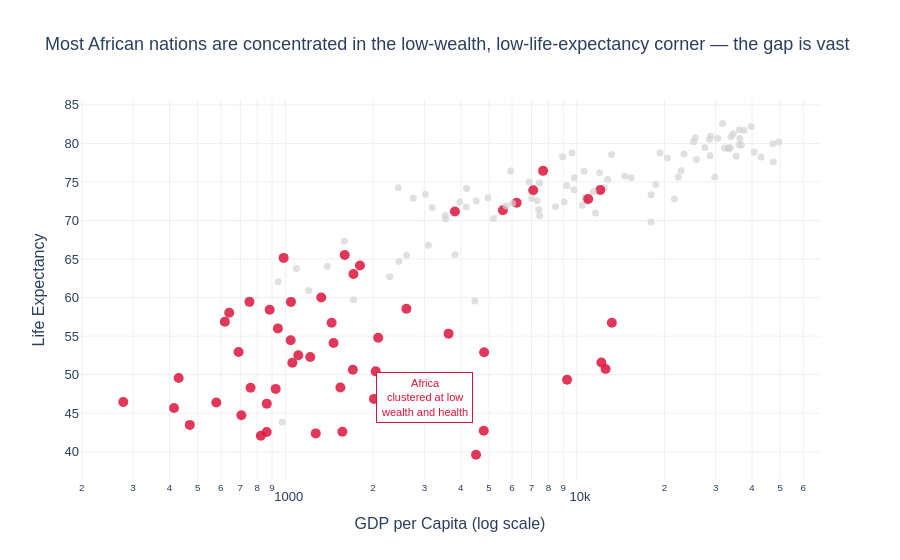

Here is the notebook cell this chart was saved with:
### Markdown cell above
### Example 3 — Grey + highlight on scatter: tell ONE story - The Inequality Story

### Code cell
highlight_continent = 'Africa'
colour_map = {c: ('crimson' if c == highlight_continent else 'lightgrey') for c in df['continent'].unique()}

fig = px.scatter(
    data_frame=df,
    x='gdpPercap', y='lifeExp',
    color='continent',
    color_discrete_map=colour_map,
    hover_name='country',
    hover_data={'continent': False},
    template='plotly_white',
    log_x=True,
    labels={'gdpPercap': 'GDP per Capita (log scale)', 'lifeExp': 'Life Expectancy', },
    title='Most African nations are concentrated in the low-wealth, low-life-expectancy corner — the gap is vast'
)


fig.update_traces(
    selector=dict(name=highlight_continent),
    marker=dict(size=10, opacity=0.85)
)
fig.update_traces(
    selector=lambda t: t.name != highlight_continent,
    marker=dict(size=7, opacity=0.7)
)

fig.add_annotation(
    x=math.log10(3000), y=47,
    text='Africa<br>clustered at low<br>wealth and health',
    showarrow=False,
    font=dict(color='crimson', size=11, family='Arial'),
    bgcolor='white', bordercolor='crimson', borderwidth=1, borderpad=4
)

fig.update_layout(
    font=dict(family='Arial', size=13),
    showlegend=False,
    height=500
)

fig.show()

### Figure 1 — Plotly figure (JSON) as saved in the notebook; plotly's stock layout.template omitted (floating-point values rounded to 4 significant figures)
{"data": [{"customdata": [["Asia"], ["Asia"], ["Asia"], ["Asia"], ["Asia"], ["Asia"], ["Asia"], ["Asia"], ["Asia"], ["Asia"], ["Asia"], ["Asia"], ["Asia"], ["Asia"], ["Asia"], ["Asia"], ["Asia"], ["Asia"], ["Asia"], ["Asia"], ["Asia"], ["Asia"], ["Asia"], ["Asia"], ["Asia"], ["Asia"], ["Asia"], ["Asia"], ["Asia"], ["Asia"], ["Asia"], ["Asia"], ["Asia"]], "hovertemplate": "<b>%{hovertext}</b><br><br>GDP per Capita (log scale)=%{x}<br>Life Expectancy=%{y}<extra></extra>", "hovertext": ["Afghanistan", "Bahrain", "Bangladesh", "Cambodia", "China", "Hong Kong, China", "India", "Indonesia", "Iran", "Iraq", "Israel", "Japan", "Jordan", "Korea, Dem. Rep.", "Korea, Rep.", "Kuwait", "Lebanon", "Malaysia", "Mongolia", "Myanmar", "Nepal", "Oman", "Pakistan", "Philippines", "Saudi Arabia", "Singapore", "Sri Lanka", "Syria", "Taiwan", "Thailand", "Vietnam", "West Bank and Gaza", "Yemen, Rep."], "legendgroup": "Asia", "marker": {"color": "lightgrey", "opacity": 0.7, "size": 7, "symbol": "circle"}, "mode": "markers", "name": "Asia", "orientation": "v", "showlegend": true, "type": "scatter", "x": [974.6, 29800.0, 1391.0, 1714.0, 4959.0, 39720.0, 2452.0, 3541.0, 11610.0, 4471.0, 25520.0, 31660.0, 4519.0, 1593.0, 23350.0, 47310.0, 10460.0, 12450.0, 3096.0, 944, 1091.0, 22320.0, 2606.0, 3190.0, 21650.0, 47140.0, 3970.0, 4185.0, 28720.0, 7458.0, 2442.0, 3025.0, 2281.0], "xaxis": "x", "y": [43.83, 75.64, 64.06, 59.72, 72.96, 82.21, 64.7, 70.65, 70.96, 59.55, 80.75, 82.6, 72.53, 67.3, 78.62, 77.59, 71.99, 74.24, 66.8, 62.07, 63.78, 75.64, 65.48, 71.69, 72.78, 79.97, 72.4, 74.14, 78.4, 70.62, 74.25, 73.42, 62.7], "yaxis": "y"}, {"customdata": [["Europe"], ["Europe"], ["Europe"], ["Europe"], ["Europe"], ["Europe"], ["Europe"], ["Europe"], ["Europe"], ["Europe"], ["Europe"], ["Europe"], ["Europe"], ["Europe"], ["Europe"], ["Europe"], ["Europe"], ["Europe"], ["Europe"], ["Europe"], ["Europe"], ["Europe"], ["Europe"], ["Europe"], ["Europe"], ["Europe"], ["Europe"], ["Europe"], ["Europe"], ["Europe"]], "hovertemplate": "<b>%{hovertext}</b><br><br>GDP per Capita (log scale)=%{x}<br>Life Expectancy=%{y}<extra></extra>", "hovertext": ["Albania", "Austria", "Belgium", "Bosnia and Herzegovina", "Bulgaria", "Croatia", "Czech Republic", "Denmark", "Finland", "France", "Germany", "Greece", "Hungary", "Iceland", "Ireland", "Italy", "Montenegro", "Netherlands", "Norway", "Poland", "Portugal", "Romania", "Serbia", "Slovak Republic", "Slovenia", "Spain", "Sweden", "Switzerland", "Turkey", "United Kingdom"], "legendgroup": "Europe", "marker": {"color": "lightgrey", "opacity": 0.7, "size": 7, "symbol": "circle"}, "mode": "markers", "name": "Europe", "orientation": "v", "showlegend": true, "type": "scatter", "x": [5937.0, 36130.0, 33690.0, 7446.0, 10680.0, 14620.0, 22830.0, 35280.0, 33210.0, 30470.0, 32170.0, 27540.0, 18010.0, 36180.0, 40680.0, 28570.0, 9254.0, 36800.0, 49360.0, 15390.0, 20510.0, 10810.0, 9787.0, 18680.0, 25770.0, 28820.0, 33860.0, 37510.0, 8458.0, 33200.0], "xaxis": "x", "y": [76.42, 79.83, 79.44, 74.85, 73.0, 75.75, 76.49, 78.33, 79.31, 80.66, 79.41, 79.48, 73.34, 81.76, 78.89, 80.55, 74.54, 79.76, 80.2, 75.56, 78.1, 72.48, 74.0, 74.66, 77.93, 80.94, 80.88, 81.7, 71.78, 79.42], "yaxis": "y"}, {"customdata": [["Africa"], ["Africa"], ["Africa"], ["Africa"], ["Africa"], ["Africa"], ["Africa"], ["Africa"], ["Africa"], ["Africa"], ["Africa"], ["Africa"], ["Africa"], ["Africa"], ["Africa"], ["Africa"], ["Africa"], ["Africa"], ["Africa"], ["Africa"], ["Africa"], ["Africa"], ["Africa"], ["Africa"], ["Africa"], ["Africa"], ["Africa"], ["Africa"], ["Africa"], ["Africa"], ["Africa"], ["Africa"], ["Africa"], ["Africa"], ["Africa"], ["Africa"], ["Africa"], ["Africa"], ["Africa"], ["Africa"], ["Africa"], ["Africa"], ["Africa"], ["Africa"], ["Africa"], ["Africa"], ["Africa"], ["Africa"], ["Africa"], ["Africa"], ["Africa"], ["Africa"]], "hovertemplate": "<b>%{hovertext}</b><br><br>GDP per Capita (log scale)=%{x}<br>Life Expectancy=%{y}<extra></extra>", "hovertext": ["Algeria", "Angola", "Benin", "Botswana", "Burkina Faso", "Burundi", "Cameroon", "Central African Republic", "Chad", "Comoros", "Congo, Dem. Rep.", "Congo, Rep.", "Cote d'Ivoire", "Djibouti", "Egypt", "Equatorial Guinea", "Eritrea", "Ethiopia", "Gabon", "Gambia", "Ghana", "Guinea", "Guinea-Bissau", "Kenya", "Lesotho", "Liberia", "Libya", "Madagascar", "Malawi", "Mali", "Mauritania", "Mauritius", "Morocco", "Mozambique", "Namibia", "Niger", "Nigeria", "Reunion", "Rwanda", "Sao Tome and Principe", "Senegal", "Sierra Leone", "Somalia", "South Africa", "Sudan", "Swaziland", "Tanzania", "Togo", "Tunisia", "Uganda", "Zambia", "Zimbabwe"], "legendgroup": "Africa", "marker": {"color": "crimson", "opacity": 0.85, "size": 10, "symbol": "circle"}, "mode": "markers", "name": "Africa", "orientation": "v", "showlegend": true, "type": "scatter", "x": [6223.0, 4797.0, 1441.0, 12570.0, 1217.0, 430.1, 2042.0, 706.0, 1704.0, 986.1, 277.6, 3633.0, 1545.0, 2082.0, 5581.0, 12150.0, 641.4, 690.8, 13210.0, 752.7, 1328.0, 942.7, 579.2, 1463.0, 1569.0, 414.5, 12060.0, 1045.0, 759.3, 1043.0, 1803.0, 10960.0, 3820.0, 823.7, 4811.0, 619.7, 2014.0, 7670.0, 863.1, 1598.0, 1712.0, 862.5, 926.1, 9270.0, 2602.0, 4513.0, 1107.0, 883.0, 7093.0, 1056.0, 1271.0, 469.7], "xaxis": "x", "y": [72.3, 42.73, 56.73, 50.73, 52.3, 49.58, 50.43, 44.74, 50.65, 65.15, 46.46, 55.32, 48.33, 54.79, 71.34, 51.58, 58.04, 52.95, 56.73, 59.45, 60.02, 56.01, 46.39, 54.11, 42.59, 45.68, 73.95, 59.44, 48.3, 54.47, 64.16, 72.8, 71.16, 42.08, 52.91, 56.87, 46.86, 76.44, 46.24, 65.53, 63.06, 42.57, 48.16, 49.34, 58.56, 39.61, 52.52, 58.42, 73.92, 51.54, 42.38, 43.49], "yaxis": "y"}, {"customdata": [["Americas"], ["Americas"], ["Americas"], ["Americas"], ["Americas"], ["Americas"], ["Americas"], ["Americas"], ["Americas"], ["Americas"], ["Americas"], ["Americas"], ["Americas"], ["Americas"], ["Americas"], ["Americas"], ["Americas"], ["Americas"], ["Americas"], ["Americas"], ["Americas"], ["Americas"], ["Americas"], ["Americas"], ["Americas"]], "hovertemplate": "<b>%{hovertext}</b><br><br>GDP per Capita (log scale)=%{x}<br>Life Expectancy=%{y}<extra></extra>", "hovertext": ["Argentina", "Bolivia", "Brazil", "Canada", "Chile", "Colombia", "Costa Rica", "Cuba", "Dominican Republic", "Ecuador", "El Salvador", "Guatemala", "Haiti", "Honduras", "Jamaica", "Mexico", "Nicaragua", "Panama", "Paraguay", "Peru", "Puerto Rico", "Trinidad and Tobago", "United States", "Uruguay", "Venezuela"], "legendgroup": "Americas", "marker": {"color": "lightgrey", "opacity": 0.7, "size": 7, "symbol": "circle"}, "mode": "markers", "name": "Americas", "orientation": "v", "showlegend": true, "type": "scatter", "x": [12780.0, 3822.0, 9066.0, 36320.0, 13170.0, 7007.0, 9645.0, 8948.0, 6025.0, 6873.0, 5728.0, 5186.0, 1202.0, 3548.0, 7321.0, 11980.0, 2749.0, 9809.0, 4173.0, 7409.0, 19330.0, 18010.0, 42950.0, 10610.0, 11420.0], "xaxis": "x", "y": [75.32, 65.55, 72.39, 80.65, 78.55, 72.89, 78.78, 78.27, 72.23, 74.99, 71.88, 70.26, 60.92, 70.2, 72.57, 76.19, 72.9, 75.54, 71.75, 71.42, 78.75, 69.82, 78.24, 76.38, 73.75], "yaxis": "y"}, {"customdata": [["Oceania"], ["Oceania"]], "hovertemplate": "<b>%{hovertext}</b><br><br>GDP per Capita (log scale)=%{x}<br>Life Expectancy=%{y}<extra></extra>", "hovertext": ["Australia", "New Zealand"], "legendgroup": "Oceania", "marker": {"color": "lightgrey", "opacity": 0.7, "size": 7, "symbol": "circle"}, "mode": "markers", "name": "Oceania", "orientation": "v", "showlegend": true, "type": "scatter", "x": [34440.0, 25190.0], "xaxis": "x", "y": [81.23, 80.2], "yaxis": "y"}], "layout": {"annotations": [{"bgcolor": "white", "bordercolor": "crimson", "borderpad": 4, "borderwidth": 1, "font": {"color": "crimson", "family": "Arial", "size": 11}, "showarrow": false, "text": "Africa<br>clustered at low<br>wealth and health", "x": 3.477, "y": 47}], "autosize": true, "font": {"family": "Arial", "size": 13}, "legend": {"title": {"text": "continent"}, "tracegroupgap": 0}, "showlegend": false, "title": {"text": "Most African nations are concentrated in the low-wealth, low-life-expectancy corner — the gap is vast"}, "xaxis": {"anchor": "y", "autorange": true, "domain": [0, 1], "range": [2.304, 4.829], "title": {"text": "GDP per Capita (log scale)"}, "type": "log"}, "yaxis": {"anchor": "x", "autorange": true, "domain": [0, 1], "range": [36.16, 85.76], "title": {"text": "Life Expectancy"}, "type": "linear"}}}
